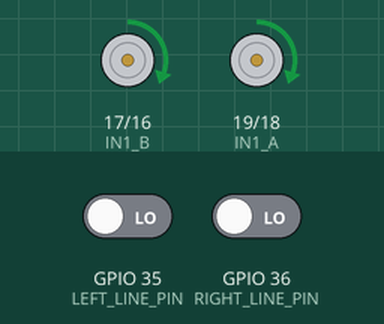
Bench run of a program on a simulated ESP32. Parts: motor-driver pin pairs drawn as motors (green arrow = first pin HIGH = forward, orange = second pin HIGH = backward, longer = more drive). Inputs (shaded band) come from the test bench; at power-on: GPIO 35 (LEFT_LINE_PIN) LOW, GPIO 36 (RIGHT_LINE_PIN) LOW. What the program prints to the serial monitor is not drawn.

Above: at 1.2 s.
1.3 s: GPIO 35 (LEFT_LINE_PIN) driven HIGH
At 2.3 s:
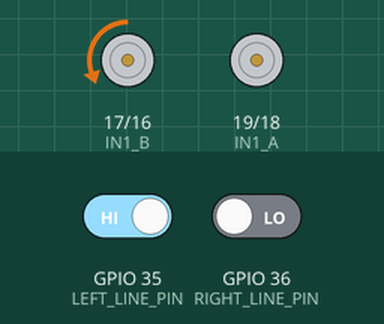
2.8 s: GPIO 36 (RIGHT_LINE_PIN) driven HIGH
At 3.4 s:
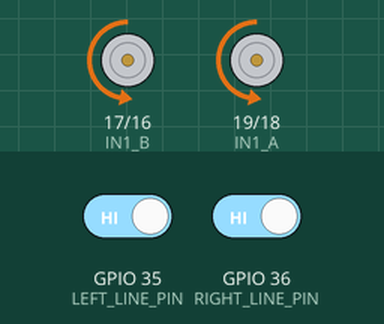
4.3 s: GPIO 35 (LEFT_LINE_PIN) driven LOW
At 4.6 s:
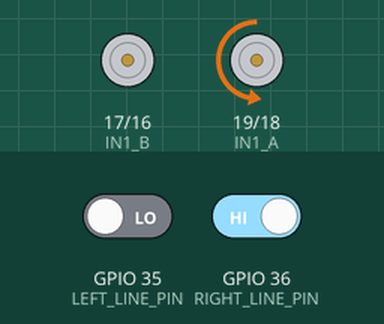
Timing chart, 0 to 7.3 s (numbered marks = the images above; inputs shaded):
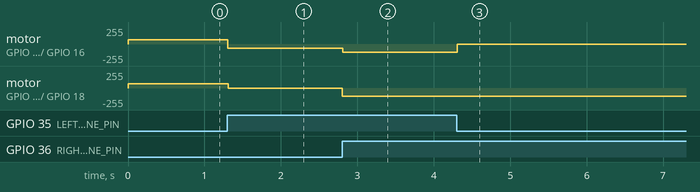

Measured:
- after the input at 1.3 s, motor on GPIO 17 (IN1_B) / GPIO 16 (IN2_B): forward 63/255 → backward 63/255 at once; motor on GPIO 19 (IN1_A) / GPIO 18 (IN2_A): forward 63/255 → stopped at once
- after the input at 2.8 s, motor on GPIO 17 (IN1_B) / GPIO 16 (IN2_B): backward 63/255 → backward 127/255 at once; motor on GPIO 19 (IN1_A) / GPIO 18 (IN2_A): stopped → backward 127/255 at once
- after the input at 4.3 s, motor on GPIO 17 (IN1_B) / GPIO 16 (IN2_B): backward 127/255 → stopped at once

The program:

main.cpp
```cpp
#include <Arduino.h>

#include "motor.h"
#include "linesensor.h"

Motor motor;
LineSensor lineSensor;

void setup()
{
  Serial.begin(115200);
}

void loop()
{
  lineSensor.updateSensorsReadings();

  if (lineSensor.irStates.rightLine && lineSensor.irStates.leftLine)
  { // Era Fica Parado
    // Agora anda p Tras
    motor.turnWheel(Motor::RIGHT_WHEEL, Motor::BACKWARD, Motor::HIGH_SPEED);
    motor.turnWheel(Motor::LEFT_WHEEL, Motor::BACKWARD, Motor::HIGH_SPEED);
  }
  else if (!lineSensor.irStates.rightLine && !lineSensor.irStates.leftLine) // Vai p Frente
  {
    motor.turnWheel(Motor::RIGHT_WHEEL, Motor::FOWARD, Motor::MID_SPEED);
    motor.turnWheel(Motor::LEFT_WHEEL, Motor::FOWARD, Motor::MID_SPEED);
  }
  else if (lineSensor.irStates.rightLine) // Vai p Esquerda
  {
    // motor.turnWheel(Motor::LEFT_WHEEL, Motor::FOWARD, Motor::MID_SPEED);
    // motor.turnWheel(Motor::RIGHT_WHEEL, Motor::BACKWARD, Motor::HIGH_SPEED);
    motor.turnWheel(Motor::RIGHT_WHEEL, Motor::BACKWARD, Motor::HIGH_SPEED);
    motor.stopWheel(Motor::LEFT_WHEEL);
  }
  else if (lineSensor.irStates.leftLine) // Vai p Direita
  {
    // motor.turnWheel(Motor::RIGHT_WHEEL, Motor::FOWARD, Motor::MID_SPEED);
    // motor.turnWheel(Motor::LEFT_WHEEL, Motor::BACKWARD, Motor::MID_SPEED);
    motor.turnWheel(Motor::LEFT_WHEEL, Motor::BACKWARD, Motor::MID_SPEED);
    motor.stopWheel(Motor::RIGHT_WHEEL);
  }
  else // Fica Parado
    motor.fullStop();
}
```

linesensor.h
```cpp
#pragma once

#include <Arduino.h>

class LineSensor
{
private:
    const uint8_t RIGHT_LINE_PIN = 36;
    const uint8_t LEFT_LINE_PIN = 35;

    const uint8_t S_LEFT_WHEEL_PIN = 33;
    const uint8_t S_RIGHT_WHEEL_PIN = 27;

public:
    typedef struct
    {
        bool rightLine;
        bool leftLine;
    } IRLedsStates;

    LineSensor(/* args */);
    ~LineSensor();

    IRLedsStates irStates = {false};

    void updateSensorsReadings();
};
```

motor.h
```cpp
#pragma once

#include <Arduino.h>

class Motor
{
public:
    enum eSpeed : uint8_t
    {
        STOPED_SPEED = 0,
        SLOW_SPEED = UINT8_MAX / 5,
        MID_SPEED = UINT8_MAX / 4,
        HIGH_SPEED = UINT8_MAX / 2,
        FAST_SPEED = UINT8_MAX,
    };

    enum eWhatWheel
    {
        NO_WHEEL = 0,
        RIGHT_WHEEL,
        LEFT_WHEEL,
    };

    enum eWhatDirection
    {
        IDLE = 0,
        FOWARD,
        BACKWARD,
    };

    Motor(/* args */);
    ~Motor();

    void stopWheel(eWhatWheel eWheel);
    void fullStop();
    void turnWheel(eWhatWheel eWheel, eWhatDirection eDirection, uint8_t speed);
    void brake();

private:
    const uint8_t IN1_A = 19;
    const uint8_t IN2_A = 18;
    const uint8_t IN1_B = 17;
    const uint8_t IN2_B = 16;

    typedef struct
    {
        uint8_t pin1;
        uint8_t pin2;
        uint8_t speed;
        eWhatDirection direction;
    } sWheel;

    sWheel mRightWheel;
    sWheel mLeftWheel;

    void initWheel(sWheel *pWheel, uint8_t pin1, uint8_t pin2);
    sWheel *getWheelFromEnum(eWhatWheel eWheel);
    eWhatDirection getOpositeWheelDirection(eWhatWheel eWheel);
    void commitWheelData(sWheel *pWheel);
};
```

linesensor.cpp
```cpp
#include "linesensor.h"

LineSensor::LineSensor(/* args */)
{
    pinMode(RIGHT_LINE_PIN, INPUT);
    pinMode(LEFT_LINE_PIN, INPUT);
    pinMode(S_LEFT_WHEEL_PIN, INPUT);
    pinMode(S_RIGHT_WHEEL_PIN, INPUT);
}

LineSensor::~LineSensor()
{
}

void LineSensor::updateSensorsReadings()
{
    irStates.rightLine = digitalRead(RIGHT_LINE_PIN);
    irStates.leftLine = digitalRead(LEFT_LINE_PIN);

    // printf("| Right: %d, Left: %d |\n", irStates.rightLine, irStates.leftLine);
}
```

motor.cpp
```cpp
#include "motor.h"

Motor::Motor(/* args */)
{
    initWheel(&mRightWheel, IN1_A, IN2_A);
    initWheel(&mLeftWheel, IN1_B, IN2_B);

    pinMode(IN1_A, OUTPUT);
    pinMode(IN2_A, OUTPUT);
    pinMode(IN1_B, OUTPUT);
    pinMode(IN2_B, OUTPUT);
}

Motor::~Motor()
{
}

void Motor::stopWheel(eWhatWheel eWheel)
{
    sWheel *pWheel = getWheelFromEnum(eWheel);

    pWheel->direction = IDLE;
    pWheel->speed = 0;

    commitWheelData(pWheel);
}

void Motor::fullStop()
{
    stopWheel(RIGHT_WHEEL);
    stopWheel(LEFT_WHEEL);
}

void Motor::turnWheel(eWhatWheel eWheel, eWhatDirection eDirection, uint8_t speed)
{
    sWheel *pWheel = getWheelFromEnum(eWheel);

    pWheel->direction = eDirection;
    pWheel->speed = speed;

    commitWheelData(pWheel);
}

void Motor::brake()
{
    turnWheel(RIGHT_WHEEL, getOpositeWheelDirection(RIGHT_WHEEL), mRightWheel.speed);
    turnWheel(LEFT_WHEEL, getOpositeWheelDirection(LEFT_WHEEL), mLeftWheel.speed);
}

void Motor::initWheel(sWheel *pWheel, uint8_t pin1, uint8_t pin2)
{
    pWheel->pin1 = pin1;
    pWheel->pin2 = pin2;
    pWheel->speed = 0;
    pWheel->direction = IDLE;
}

Motor::sWheel *Motor::getWheelFromEnum(eWhatWheel eWheel)
{
    switch (eWheel)
    {
    case RIGHT_WHEEL:
        return &mRightWheel;
        break;
    case LEFT_WHEEL:
        return &mLeftWheel;
        break;
    default:
        return nullptr;
        break;
    }
}

Motor::eWhatDirection Motor::getOpositeWheelDirection(eWhatWheel eWheel)
{
    sWheel *pWheel = getWheelFromEnum(eWheel);

    if (pWheel->direction == IDLE)
        return IDLE;

    return (pWheel->direction == FOWARD) ? BACKWARD : FOWARD;
}

void Motor::commitWheelData(sWheel *pWheel)
{
    uint8_t pwmPin;
    uint8_t pullDownPin;

    switch (pWheel->direction)
    {
    case FOWARD:
        pwmPin = pWheel->pin1;
        pullDownPin = pWheel->pin2;
        break;
    case BACKWARD:
        pwmPin = pWheel->pin2;
        pullDownPin = pWheel->pin1;
        break;
    case IDLE:
    default:
        pwmPin = pWheel->pin1;
        pullDownPin = pWheel->pin2;
        pWheel->speed = 0;
        break;
    }

    analogWrite(pullDownPin, STOPED_SPEED);
    if (pWheel->speed > 0 && pWheel->speed <= UINT8_MAX)
        analogWrite(pwmPin, pWheel->speed);
    else
        analogWrite(pwmPin, STOPED_SPEED);

    // Não remover
    printf("\n| PwmPin: %d, Speed: %d, Direction: %d |\n",
           pwmPin, pWheel->speed, pWheel->direction);
}
```
